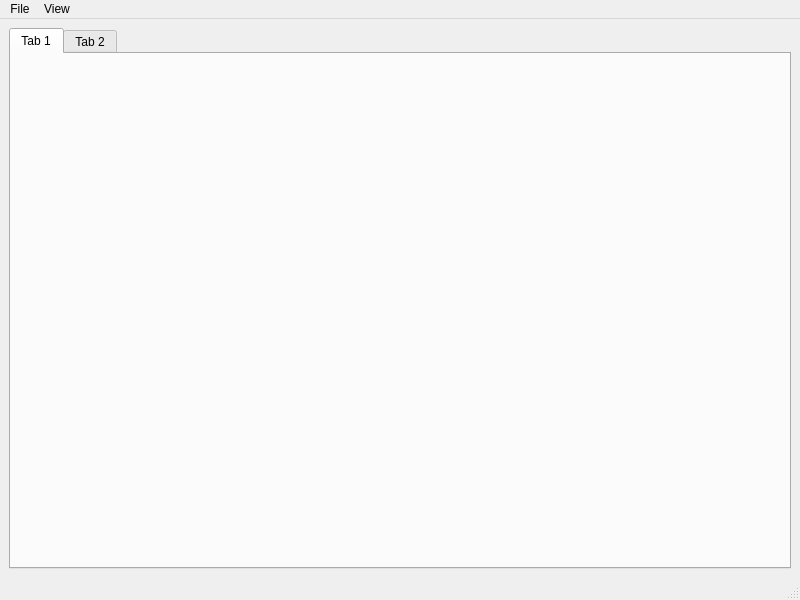
<?xml version="1.0" encoding="UTF-8"?>
<ui version="4.0">
 <class>MainWindow</class>
 <widget class="QMainWindow" name="MainWindow">
  <property name="geometry">
   <rect>
    <x>0</x>
    <y>0</y>
    <width>800</width>
    <height>600</height>
   </rect>
  </property>
  <property name="windowTitle">
   <string>MainWindow</string>
  </property>
  <widget class="QWidget" name="centralwidget">
   <layout class="QVBoxLayout" name="verticalLayout">
    <item>
     <widget class="QTabWidget" name="tabWidget">
      <widget class="QWidget" name="tab">
       <attribute name="title">
        <string>Tab 1</string>
       </attribute>
      </widget>
      <widget class="QWidget" name="tab_2">
       <attribute name="title">
        <string>Tab 2</string>
       </attribute>
      </widget>
     </widget>
    </item>
   </layout>
  </widget>
  <widget class="QMenuBar" name="menubar">
   <property name="geometry">
    <rect>
     <x>0</x>
     <y>0</y>
     <width>800</width>
     <height>31</height>
    </rect>
   </property>
   <widget class="QMenu" name="menuFile">
    <property name="title">
     <string>File</string>
    </property>
    <addaction name="actionQuit"/>
   </widget>
   <widget class="QMenu" name="menuView">
    <property name="title">
     <string>View</string>
    </property>
    <addaction name="actionPrint"/>
   </widget>
   <addaction name="menuFile"/>
   <addaction name="menuView"/>
  </widget>
  <widget class="QStatusBar" name="statusbar"/>
  <action name="actionQuit">
   <property name="text">
    <string>Quit</string>
   </property>
  </action>
  <action name="actionPrint">
   <property name="text">
    <string>Print</string>
   </property>
  </action>
 </widget>
 <resources/>
 <connections/>
</ui>
